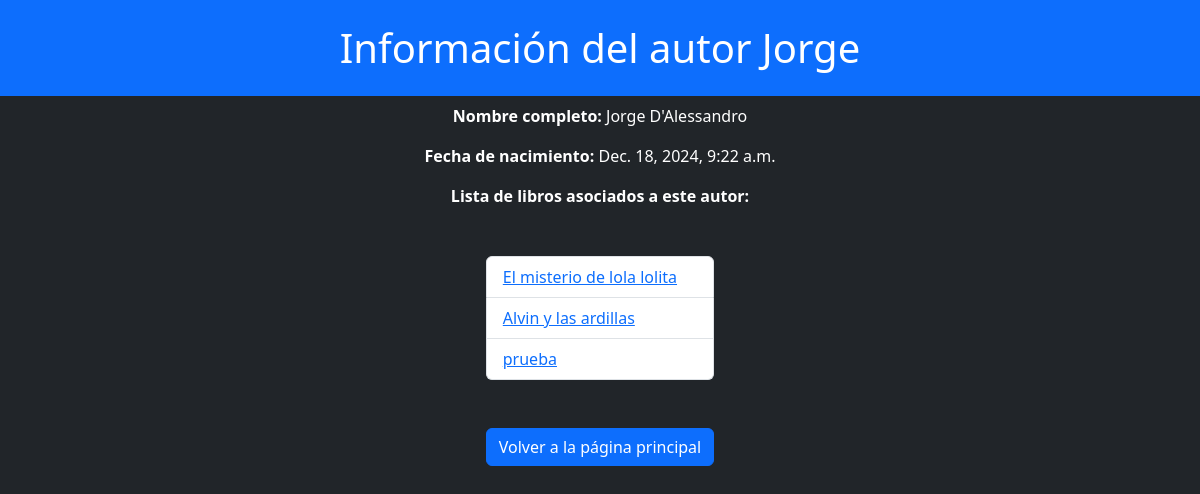
The app's page /books/autores/1/ with its own data.
### books/models.py (models this page shows, shortened)
class Author(models.Model):
    first_name = models.CharField(max_length=50)
    last_name = models.CharField(max_length=50)
    birth_date = models.DateTimeField()

class Book(models.Model):
    title = models.CharField(max_length=50)
    authors = models.ForeignKey(Author, on_delete=models.CASCADE)
    genre = models.ForeignKey('Genre', on_delete=models.CASCADE)
    publish_date = models.DateTimeField()
    sumary = models.TextField()

### books/views.py (the view)
# urls.py: path("autores/<int:author_id>/", views.author_detail, name='author_detail'),
def author_detail(request, author_id):
    autor = get_object_or_404(Author, pk=author_id)
    libros = Book.objects.filter(authors=autor)
    return render(request, template_name="books/autordetail.html", context={"autor": autor, "libros": libros})

### books/templates/books/autordetail.html (shortened to what this page needs)
<!DOCTYPE html>
<html lang="en">
<head>
    <link href="https://cdn.jsdelivr.net/npm/bootstrap@5.3.3/dist/css/bootstrap.min.css" rel="stylesheet">
</head>
<body class="text-bg-dark">
    <h1 class="container-fluid text-center text-bg-primary p-4">Información del autor {{ autor.first_name }}</h1>
    <p class="container text-center"><strong>Nombre completo:</strong> {{ autor.first_name }} {{ autor.last_name }}</p>
    <p class="container text-center"><strong>Fecha de nacimiento:</strong> {{ autor.birth_date }}</p>
    <p class="container text-center"><strong>Lista de libros asociados a este autor:</strong></p>
    <div class="d-grid mt-5 justify-content-center">
        {% if libros %}
        <ul class="list-group">
            {% for libro in libros %}
                <li class="list-group-item"><a href="{% url 'books:detail' libro.id %}">{{libro.title}}</a></li>
            {% endfor %}
        </ul>
        {% else %}
        <p>Este autor no tiene libros asociados</p>
        {% endif %}
        <a class="mt-5" href="{% url 'books:index' %}"><button class="btn btn-primary" type="button">Volver a la página principal</button></a>
    </div>
</body>
</html>

### records on screen
Author: first_name "Jorge", last_name "D'Alessandro", birth_date "Dec. 18, 2024, 9:22 a.m."
Book: title "El misterio de lola lolita"
Book: title "Alvin y las ardillas"
Book: title "prueba"
